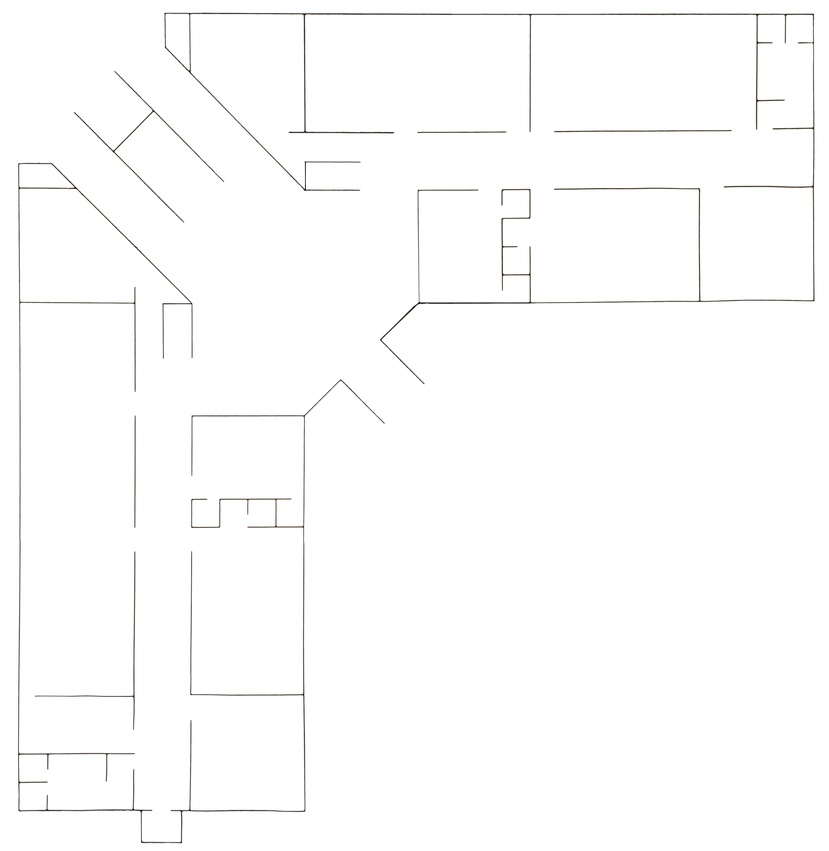
#> input picture first plain.jpg, 829 x 851 px, shrunk from 4113 x 4222 before the run
$ python -i pipeline_skeleton.py   (imports and definitions only)
#> lines starting #> are read from the running program, lines starting #| are printed output that depends on the picture; after the words box and inside, x2 and y2 are one past the last pixel; in counts of white or black regions, pixels touching at a corner belong together
import cv2
import numpy as np

def get_skeleton(img_path):
    """
    Generate skeleton from image without saving intermediate files.
    Returns the skeleton image as numpy array.
    """
#> called with img_path = 'first plain.jpg'
    # 1. Load image
    img = cv2.imread(img_path, 0)
#> img: shape (851, 829); min 0, max 255, mean 252.8
    if img is None:
        print("Error: Image not found.")
        return None, None

    # 2. Gaussian Blur
    img_blurred = cv2.GaussianBlur(img, (5, 5), 0)

    # 3. Binary Thresholding (Otsu)
    # Invert: Lines = White, Background = Black
    ret, thresh = cv2.threshold(img_blurred, 0, 255, cv2.THRESH_BINARY_INV + cv2.THRESH_OTSU)
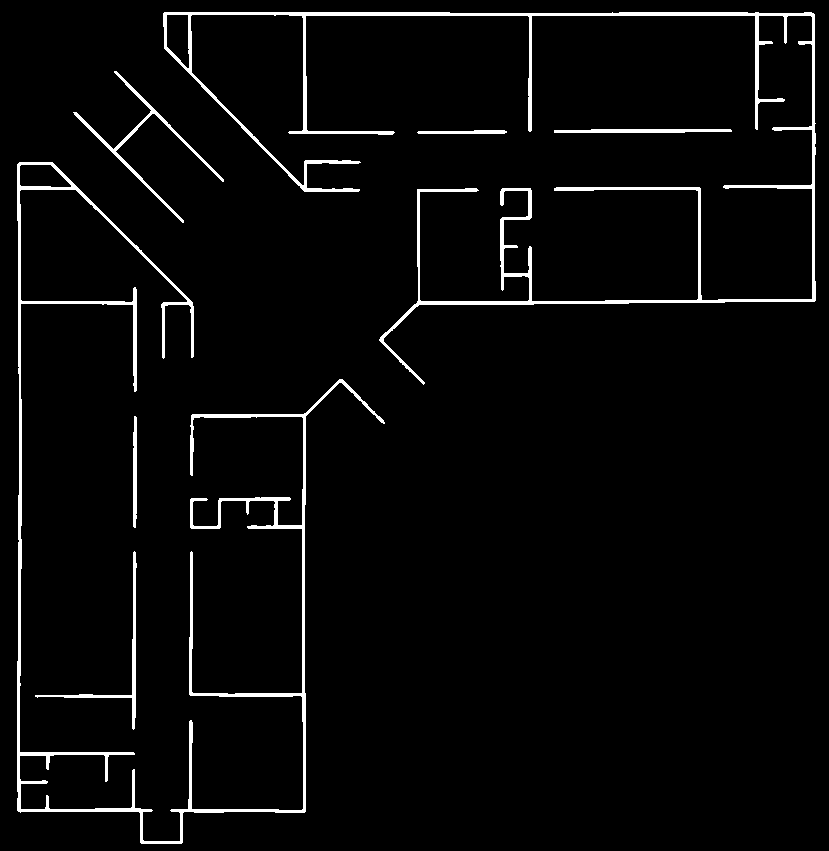
#> thresh: shape (851, 829); 3.5% white; 7 white regions, largest, box (x1, y1, x2, y2) and area: (163, 12, 816, 385) 10732, (17, 162, 385, 844) 10223, (73, 71, 224, 223) 1163
#> ret = 227

    # 4. Aggressive Morphological Closing
    kernel = np.ones((3,3), np.uint8)
    closing = cv2.morphologyEx(thresh, cv2.MORPH_CLOSE, kernel, iterations=4)
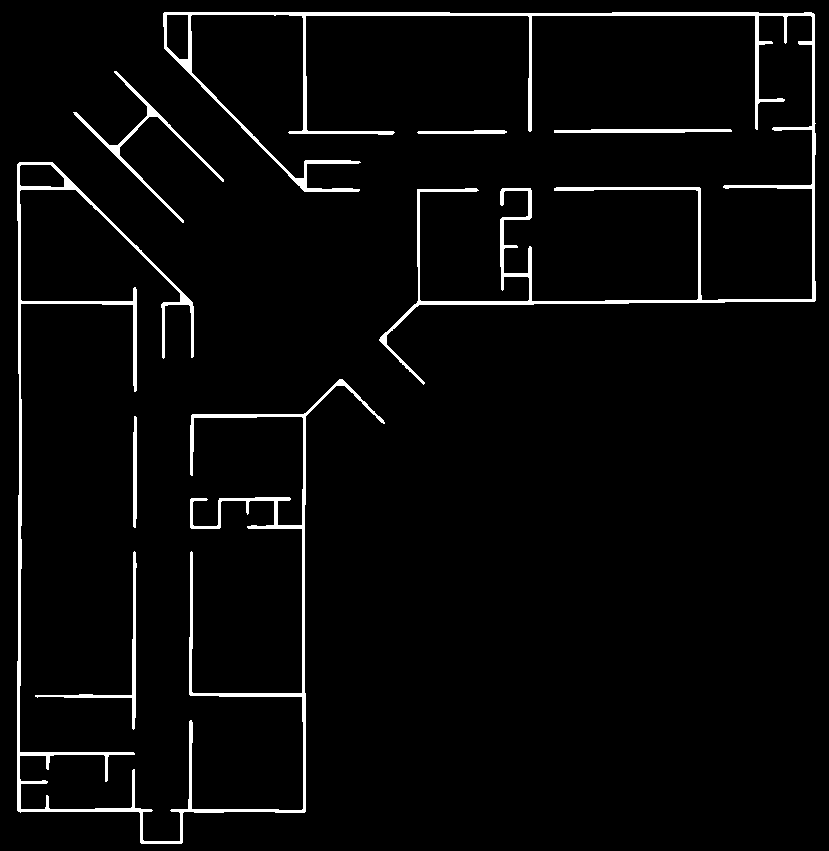
#> closing: shape (851, 829); 3.5% white; 7 white regions, largest, box (x1, y1, x2, y2) and area: (163, 12, 816, 385) 10904, (17, 162, 385, 844) 10396, (73, 71, 224, 223) 1229

    # 5. Robust Thinning Function
    def thinning(img_input):
        size = np.size(img_input)
#> size = 705479
        skel = np.zeros(img_input.shape, np.uint8)
        element = cv2.getStructuringElement(cv2.MORPH_CROSS, (3,3))
        done = False

        eroded = img_input.copy()
        while not done:
            open_op = cv2.morphologyEx(eroded, cv2.MORPH_OPEN, element)
            temp = cv2.subtract(eroded, open_op)
            eroded = cv2.erode(eroded, element)
            skel = cv2.bitwise_or(skel, temp)
            if cv2.countNonZero(eroded) == 0:
                done = True
#> eroded: shape (851, 829); every value is 0
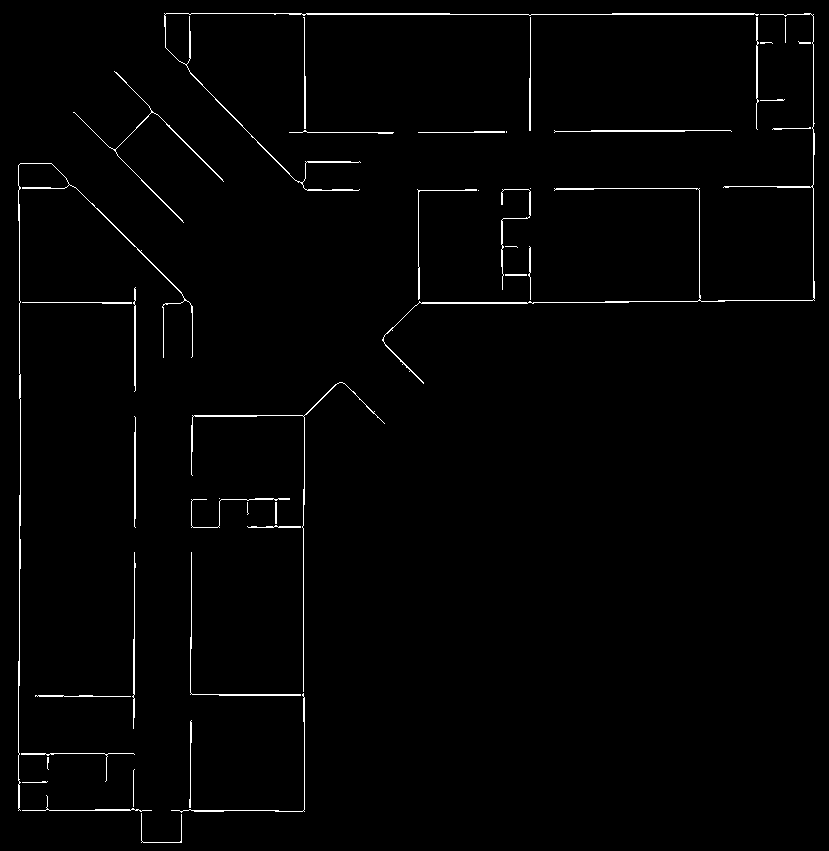
#> skel: shape (851, 829); 1.4% white in thin lines or dots
        return skel

    # Run Thinning First Pass
    skeleton = thinning(closing)

    # 6. Bridge Micro-Gaps
    kernel_bridge = np.ones((3,3), np.uint8)
    bridged = cv2.dilate(skeleton, kernel_bridge, iterations=1)
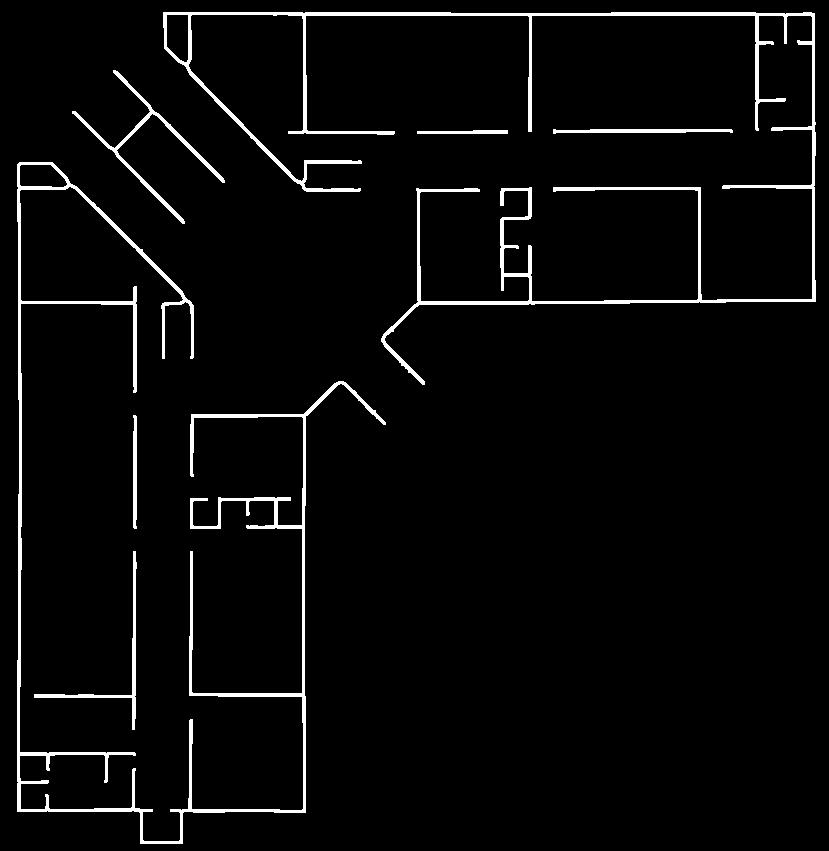
#> bridged: shape (851, 829); 3.6% white; 7 white regions, largest, box (x1, y1, x2, y2) and area: (163, 12, 816, 385) 11214, (17, 162, 386, 844) 10745, (72, 70, 225, 224) 1422

    # Thin again to return to 1-pixel width
    final_skeleton = thinning(bridged)
#> the loop in thinning (call 2), `while not done:` made 3 passes
#> pass 1, in thinning (call 2), `eroded = cv2.erode(eroded, element)`:
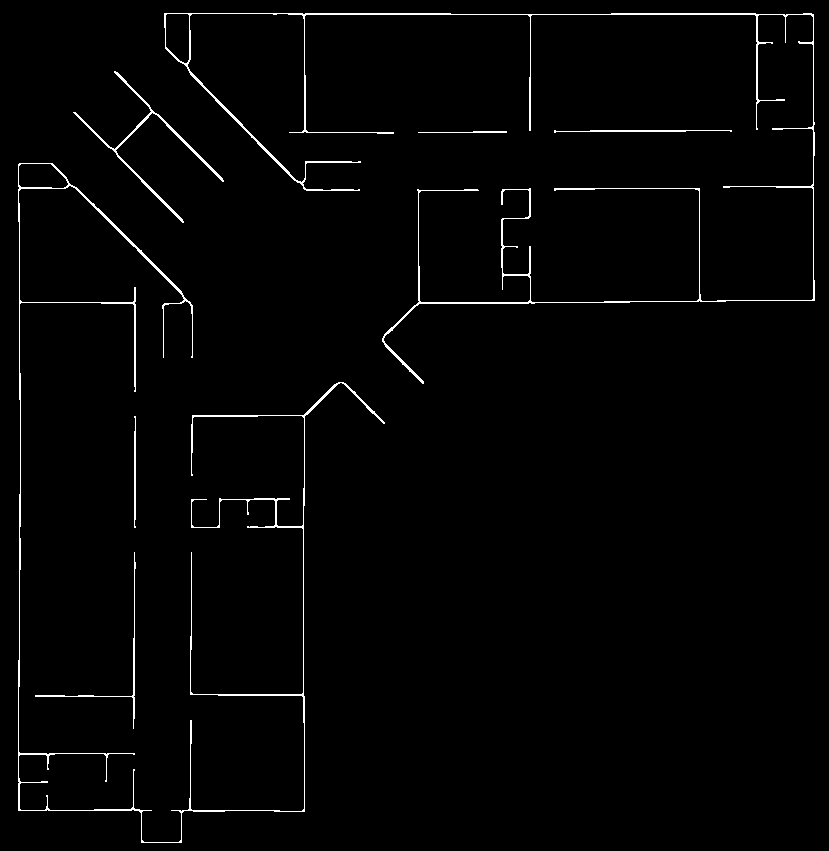
#> eroded: shape (851, 829); 1.6% white in thin lines or dots
#> pass 2, in thinning (call 2), `open_op = cv2.morphologyEx(eroded, cv2.MORPH_OPEN, element)`:
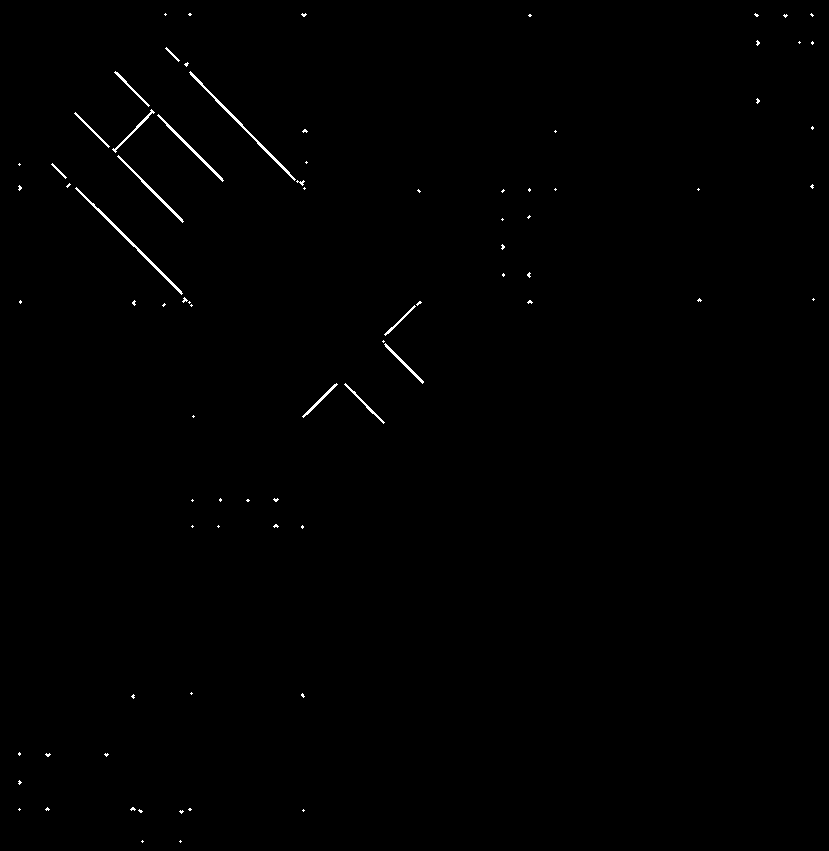
#> open_op: shape (851, 829); 0.41% white in thin lines or dots
#> after the loop in thinning (call 2), `while not done:`: skel: shape (851, 829); 1.4% white in thin lines or dots

    return img, final_skeleton

>>> result = get_skeleton('first plain.jpg')

$ run again, on first stairs.jpg
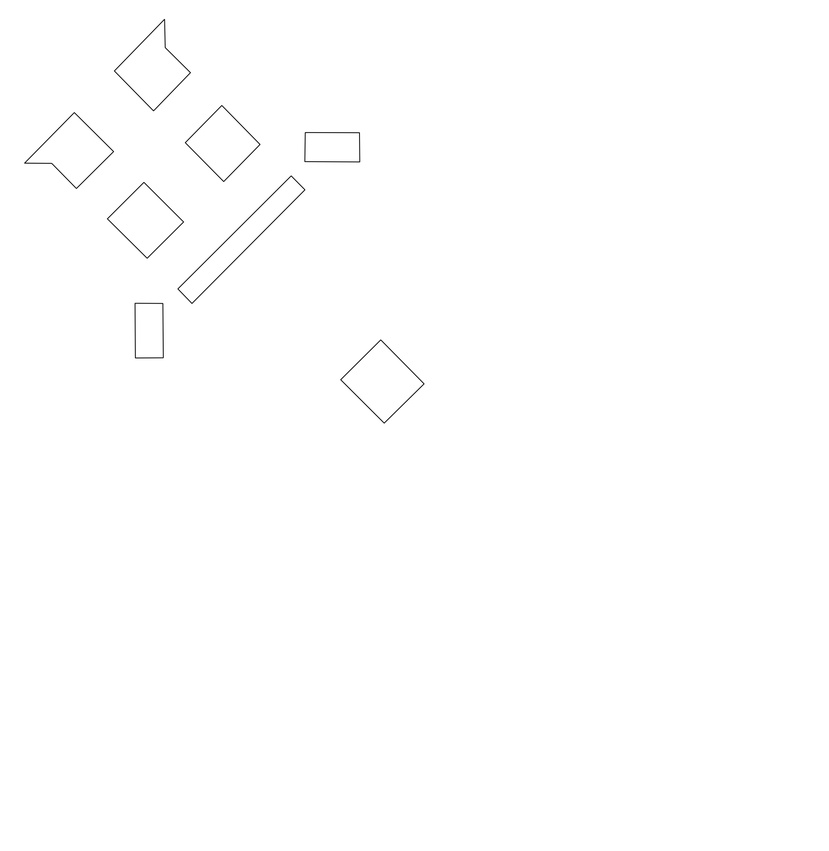
#> input picture first stairs.jpg, 829 x 851 px, shrunk from 4113 x 4222 before the run
#> in get_skeleton, img is the input picture: shape (851, 829); min 5, max 255, mean 254.4
#> in get_skeleton, `ret, thresh = cv2.threshold(img_blurred, 0, 255, cv2.THRESH_BINARY_INV..`:
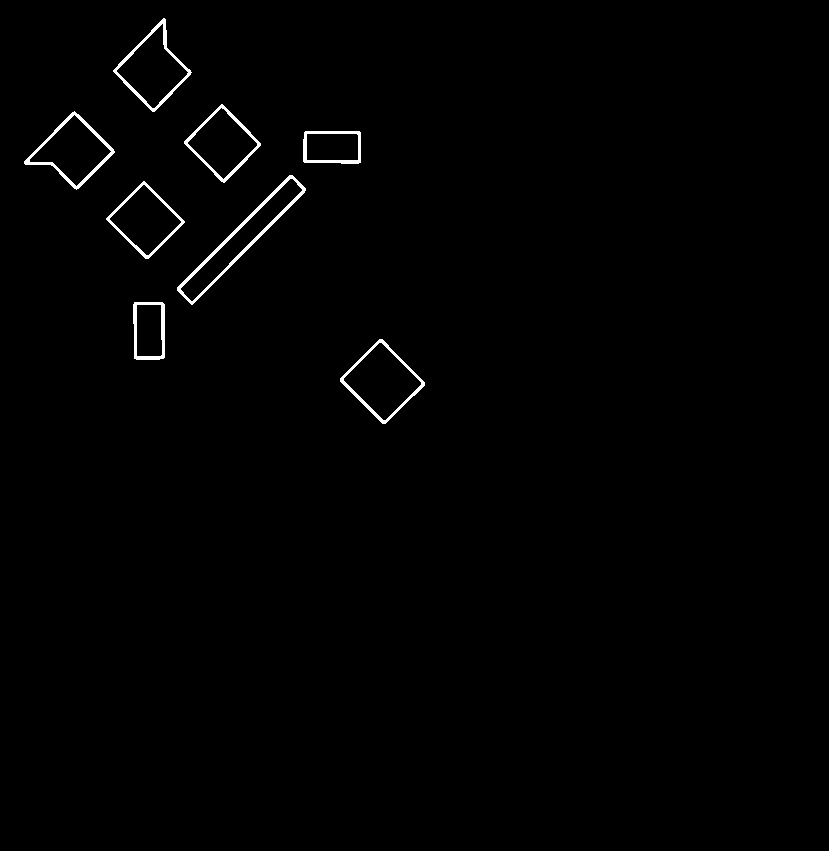
#> thresh: shape (851, 829); 0.83% white; 8 white regions, largest, box (x1, y1, x2, y2) and area: (177, 175, 306, 305) 1213, (24, 111, 115, 190) 789, (113, 18, 192, 112) 770
#> ret = 223
#> closing: shape (851, 829); 0.9% white; 8 white regions, largest, box (x1, y1, x2, y2) and area: (177, 175, 306, 305) 1280, (24, 111, 115, 190) 870, (113, 18, 192, 112) 860
#> size = 705479
#> bridged: shape (851, 829); 0.94% white; 8 white regions, largest, box (x1, y1, x2, y2) and area: (179, 177, 304, 303) 1277, (115, 18, 191, 110) 899, (342, 341, 423, 422) 878
#> the loop in thinning (call 2), `while not done:` made 3 passes
#> pass 2, in thinning (call 2), `open_op = cv2.morphologyEx(eroded, cv2.MORPH_OPEN, element)`:
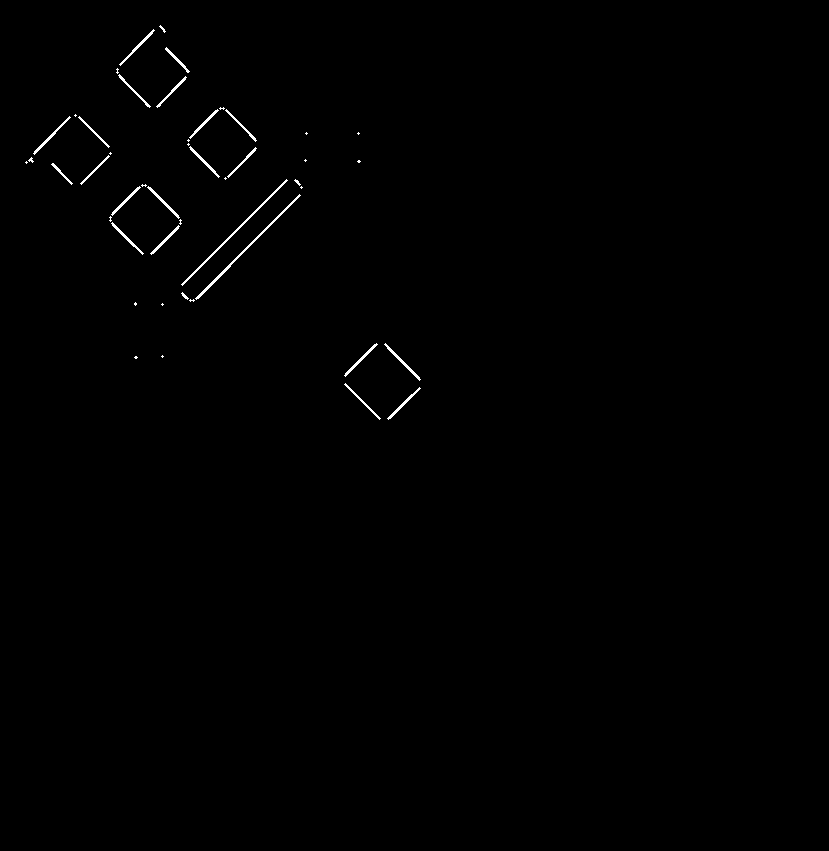
#> open_op: shape (851, 829); 0.44% white in thin lines or dots, all inside (x1, y1, x2, y2) = (25, 25, 421, 420)
